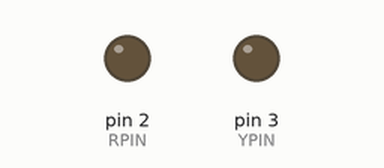
The sketch below on a simulated Arduino Uno, built with avr-gcc and run on an emulated ATmega328P. Shown: output pins drawn as LEDs (lit = HIGH).

Above: at 0.7 s.
At 4.0 s:
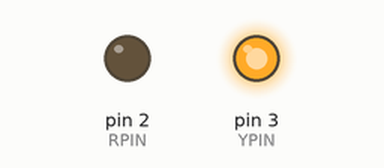
At 5.2 s:
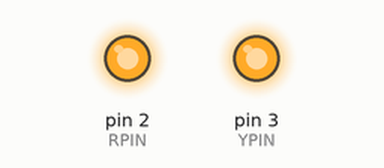
At 8.2 s:
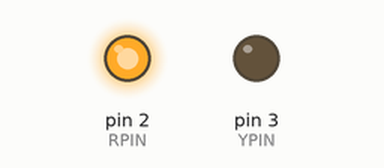
Timing chart, 0 to 9.1 s (numbered marks = the images above):
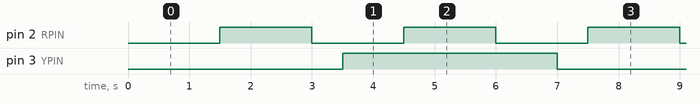

The sketch:

led_basic_scheduler.ino
```cpp
//Exercise 1 Lab 1 Second Version with Scheduler
#include <Scheduler.h>

const int RPIN= 2;
const int YPIN=3;
const long RPERIOD=1500L;
const long YPERIOD=3500L;
int stateR=LOW;
int stateY=LOW;

void setup() {
  pinMode(RPIN,OUTPUT);
  pinMode(YPIN,OUTPUT);
  Scheduler.startLoop(parallelLoop);
}

void loop() {
  digitalWrite(RPIN, stateR); //Switch the red LED state
  stateR = !stateR;
  delay(RPERIOD);
}

void parallelLoop() //Parallel loop started with the Scheduler library
{
  digitalWrite(YPIN, stateY); //Switch the yellow LED state
  stateY = !stateY;
  delay(YPERIOD);
}
```

Measured:
- by itself, pin 2 (RPIN): alternates HIGH for 1.5 s and LOW for 1.5 s
- by itself, pin 3 (YPIN): alternates HIGH for 3.5 s and LOW for 3.5 s
- by itself, everything shown: repeats every 21.0 s, in 20 steps
